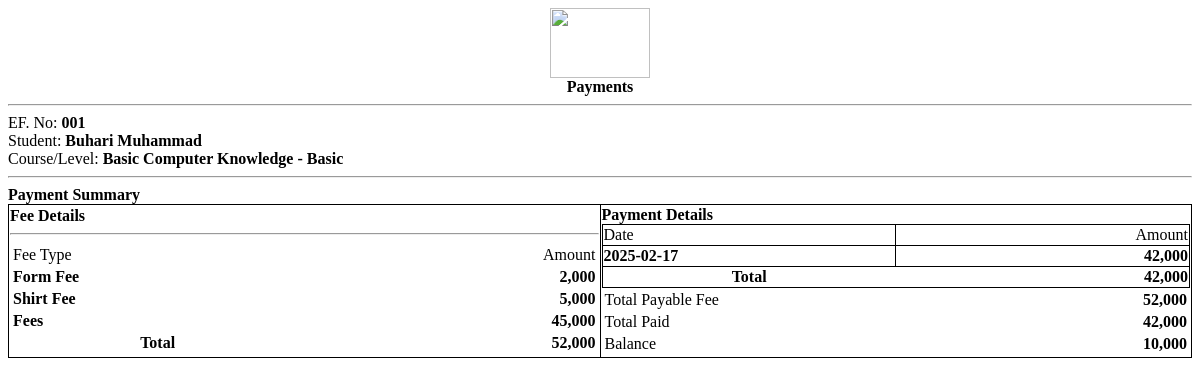
The app's page /receipt.php?ef_id=1 with its own data.
### tables this page shows
CREATE TABLE `fees` (
  `id` int(30) NOT NULL,
  `course_id` int(30) NOT NULL,
  `description` varchar(200) NOT NULL,
  `amount` float NOT NULL
);

CREATE TABLE `payments` (
  `id` int(30) NOT NULL,
  `ef_id` int(30) NOT NULL,
  `amount` float NOT NULL,
  `remarks` text NOT NULL,
  `date_created` datetime NOT NULL DEFAULT current_timestamp() ON UPDATE current_timestamp()
);

### receipt.php (the view, shortened to what this page needs)
<?php
include 'db_connect.php';
$payments = $conn->query("SELECT * FROM payments where ef_id = $id ");
$pay_arr = array();
while($row=$payments->fetch_array()){
	$pay_arr[$row['id']] = $row;
}
?>
<div class="container-fluid">
	<center><img src="assets/uploads/top.png" width="100" height="70"></center>
	<p class="text-center"><b><?php echo $_GET['pid'] == 0 ? "Payments" : 'Payment Receipt' ?></b></p>
	<hr>
	<div class="flex">
		<div class="w-50">
			<p>EF. No: <b><?php echo $ef_no ?></b></p>
			<p>Student: <b><?php echo ucwords($sname) ?></b></p>
			<p>Course/Level: <b><?php echo $class ?></b></p>
		</div>
	</div>
	<hr>
	<p><b>Payment Summary</b></p>
	<table class="wborder">
		<tr>
			<td width="50%">
				<p><b>Fee Details</b></p>
				<hr>
				<table width="100%">
					<tr>
						<td width="50%">Fee Type</td>
						<td width="50%" class='text-right'>Amount</td>
					</tr>
					<?php
				$cfees = $conn->query("SELECT * FROM fees where course_id = $course_id");
				$ftotal = 0;
				while ($row = $cfees->fetch_assoc()) {
					$ftotal += $row['amount'];
				?>
				<tr>
					<td><b><?php echo $row['description'] ?></b></td>
					<td class='text-right'><b><?php echo number_format($row['amount']) ?></b></td>
				</tr>
				<?php
				}
				?>
				<tr>
					<th>Total</th>
					<th class='text-right'><b><?php echo number_format($ftotal) ?></b></th>
				</tr>
				</table>
			</td>
			<td width="50%">
			<p><b>Payment Details</b></p>
				<table width="100%" class="wborder">
					<tr>
						<td width="50%">Date</td>
						<td width="50%" class='text-right'>Amount</td>
					</tr>
					<?php
						$ptotal = 0;
						foreach ($pay_arr as $row) {
							if($row["id"] <= $_GET['pid'] || $_GET['pid'] == 0){
							$ptotal += $row['amount'];
					?>
					<tr>
						<td><b><?php echo date("Y-m-d",strtotime($row['date_created'])) ?></b></td>
						<td class='text-right'><b><?php echo number_format($row['amount']) ?></b></td>
					</tr>
					<?php
						}
						}
					?>
					<tr>
						<th>Total</th>
						<th class='text-right'><b><?php echo number_format($ptotal) ?></b></th>
					</tr>
				</table>
				<table width="100%">
					<tr>
						<td>Total Payable Fee</td>
						<td class='text-right'><b><?php echo number_format($ftotal) ?></b></td>
					</tr>
					<tr>
						<td>Total Paid</td>
						<td class='text-right'><b><?php echo number_format($ptotal) ?></b></td>
					</tr>
					<tr>
						<td>Balance</td>
						<td class='text-right'><b><?php echo number_format($ftotal-$ptotal) ?></b></td>
					</tr>
				</table>
			</td>
		</tr>
	</table>
</div>

### receipt.php (style rules this page uses)
.flex { display: inline-flex; width: 100%; }
.w-50 { width: 50%; }
.text-center { text-align:center; }
.text-right { text-align:right; }
table.wborder { width: 100%; border-collapse: collapse; }
table.wborder>tbody>tr, table.wborder>tbody>tr>td { border:1px solid; }
p { margin:unset; }

### records on screen
fees: description "Form Fee", amount "2,000"
fees: description "Shirt Fee", amount "5,000"
fees: description "Fees", amount "45,000"
payments: date_created "2025-02-17", amount "42,000"

### other values on screen
$ef_no "001"
$sname "Buhari Muhammad"
$class "Basic Computer Knowledge - Basic"
$ftotal "52,000"
$ptotal "42,000"
$ftotal-$ptotal "10,000"
